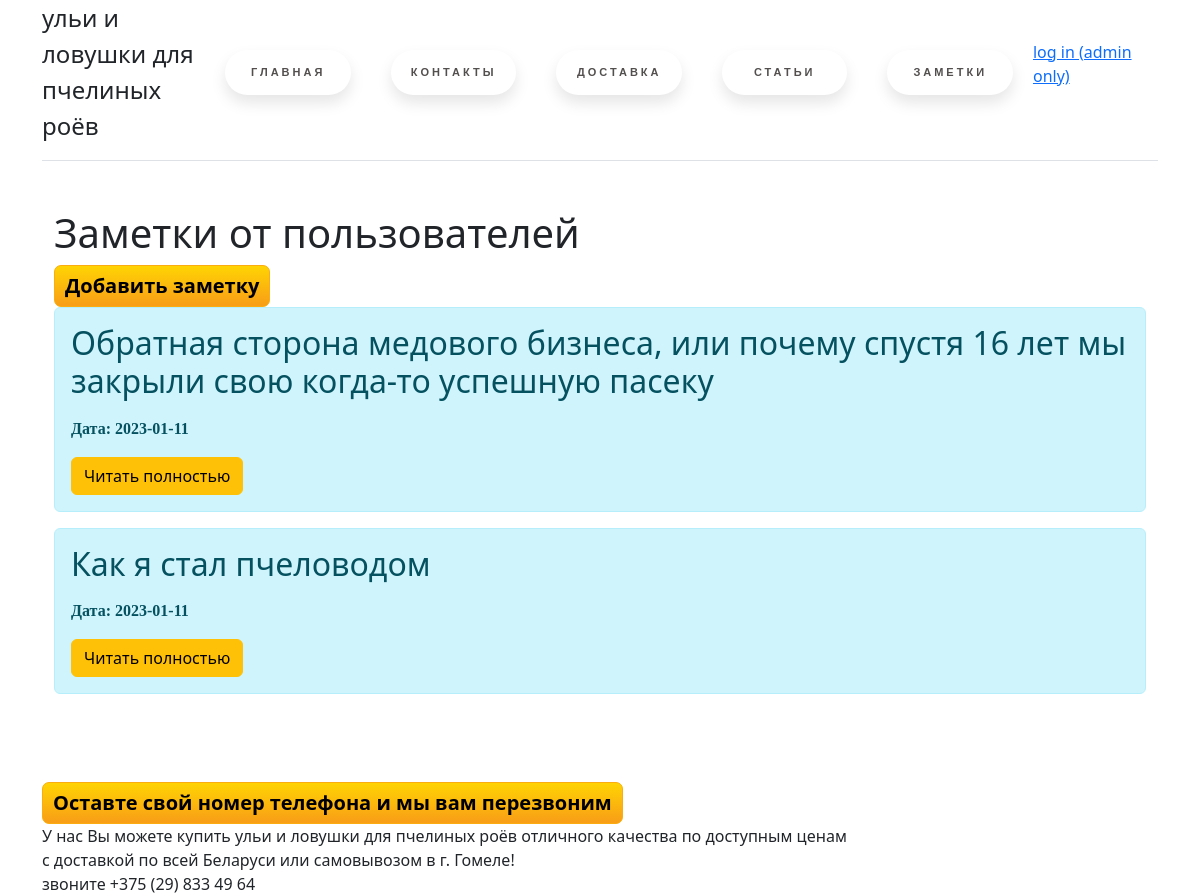
Page /posts on the earlier database version.
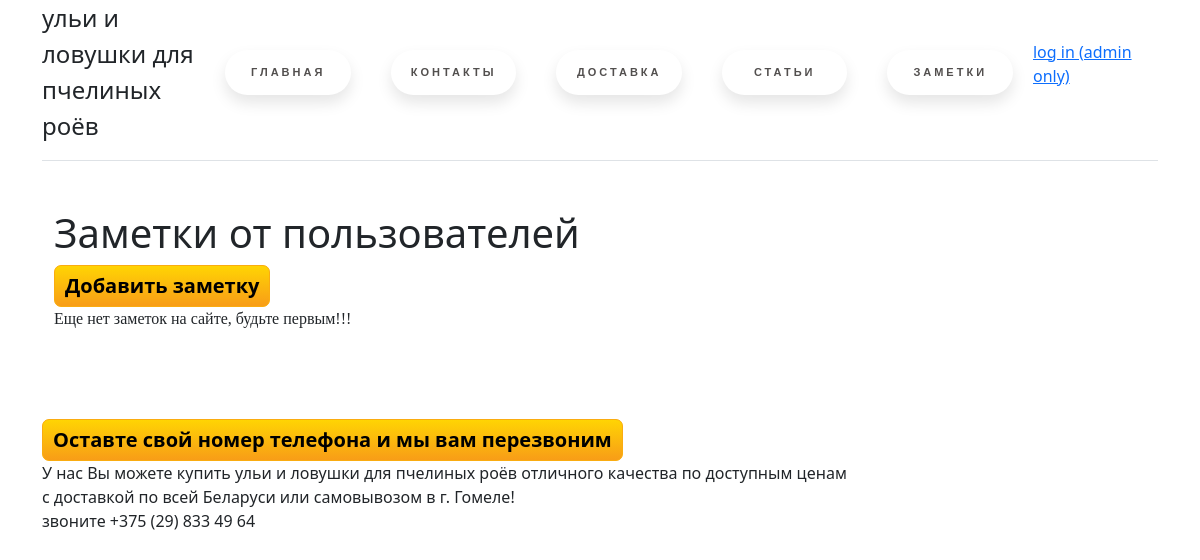
Same page on the later database version.
### app.py (models this page shows, shortened)
class Article(db.Model):
    id = db.Column(db.Integer, primary_key=True)
    title = db.Column(db.String(100), nullable=False)
    text = db.Column(db.Text, nullable=False)
    date = db.Column(db.DateTime, default=datetime.utcnow)

### app.py (the view)
@app.route('/posts')
def posts():
    article = Article.query.order_by(Article.date.desc()).all()
    return render_template('posts.html', article=article)

### templates/posts.html (shortened to what this page needs)
{% extends 'base.html' %}
{% block body %}
<div class="container mt-5">
    <h1>Заметки от пользователей</h1>
              <a class="button10" href="/create_article">Добавить заметку</a>
    {% if article|length > 0 %}
    {% for el in article %}
    <div class="alert alert-info">
        <h2>{{ el.title }}</h2>
        <p><b>Дата: {{ el.date.date() }}</b></p>
        <a href="/posts/{{ el.id }}" class="btn btn-warning">Читать полностью</a>
    </div>
    {% endfor %}
    {% else %}
    <p>Еще нет заметок на сайте, будьте первым!!!</p>
    {% endif %}
</div>
{% endblock %}

### templates/base.html (shortened to what this page needs)
<!doctype html>
<html lang="ru">
<div class="container">
<head>
    <link rel="stylesheet" href="{{ url_for('static', filename='css/main.css')}}">
    <link rel="stylesheet" href="https://cdn.jsdelivr.net/npm/bootstrap@5.2.3/dist/css/bootstrap.min.css">
</head>
<body>
    <div class="d-flex flex-column flex-md-row align-items-center pb-3 mb-4 border-bottom">
      <a href="/" class="d-flex align-items-center text-dark text-decoration-none">
        <span class="fs-4">ульи и ловушки для пчелиных роёв</span>
          <br>
          <br>
      </a>
      <nav class="d-inline-flex mt-2 mt-md-0 ms-md-auto">
        <a class="floating-button" href="/">Главная</a>
          <a class="floating-button" href="/contacts">Контакты</a>
          <a class="floating-button" href="/delivery">Доставка</a>
          <a class="floating-button" href="/articles">Статьи</a>
          <a class="floating-button" href="/posts">Заметки</a>
            <div class=metanav>
  {% if not session.logged_in %}
    <a href="{{ url_for('login') }}">log in (admin only)</a>
  {% else %}
    <a href="{{ url_for('logout') }}">log out</a>
  {% endif %}
  </div>
      </nav>
    </div>
  {% block body %}{% endblock %}
    <br>
    <br>
    <br>
<a class="button10" href="/phone">Оставте свой номер телефона и мы вам перезвоним </a><br>
    У нас Вы можете купить ульи и ловушки для пчелиных роёв отличного качества по доступным ценам<br>
    с доставкой по всей Беларуси или самовывозом в г. Гомеле!<br>
    звоните +375 (29) 833 49 64
</body>
</div>
</html>

### static/css/main.css (style rules this page uses)
body { background: url(static\images\bg.png); }
html { background-image: url(static\images\bg.png); background-repeat: no-repeat; background-position: center center; background-attachment: fixed; -webkit-background-size: cover; -moz-background-size: cover; -o-background-size: cover; background-size: cover; }
.floating-button { text-decoration: none; display: inline-block; width: 140px; height: 45px; line-height: 45px; border-radius: 45px; margin: 10px 20px; font-family: 'Montserrat', sans-serif; font-size: 11px; text-transform: uppercase; text-align: center; letter-spacing: 3px; font-weight: 600; color: #524f4e; background: white; box-shadow: 0 8px 15px rgba(0, 0, 0, .1); transition: .3s; }
a.button10 { display: inline-block; color: black; font-size: 125%; font-weight: 700; text-decoration: none; user-select: none; padding: .25em .5em; outline: none; border: 1px solid rgb(250,172,17); border-radius: 7px; background: rgb(255,212,3) linear-gradient(rgb(255,212,3), rgb(248,157,23)); box-shadow: inset 0 -2px 1px rgba(0,0,0,0), inset 0 1px 2px rgba(0,0,0,0), inset 0 0 0 60px rgba(255,255,0,0); transition: box-shadow .2s, border-color .2s; }
p { font-family: Apple Chancery, cursive; }

### templates/base.html (style rules this page uses)
body { background: url(\static\images\bg.png); }

Differences in the rows shown:
removed Article: title "Обратная сторона медового бизнеса, или почему спустя 16 лет мы закрыли свою когда-то успешную пасеку", date "2023-01-11"
removed Article: title "Как я стал пчеловодом", date "2023-01-11"
Other differences:
text now shown: "Еще нет заметок на сайте, будьте первым!!!"
